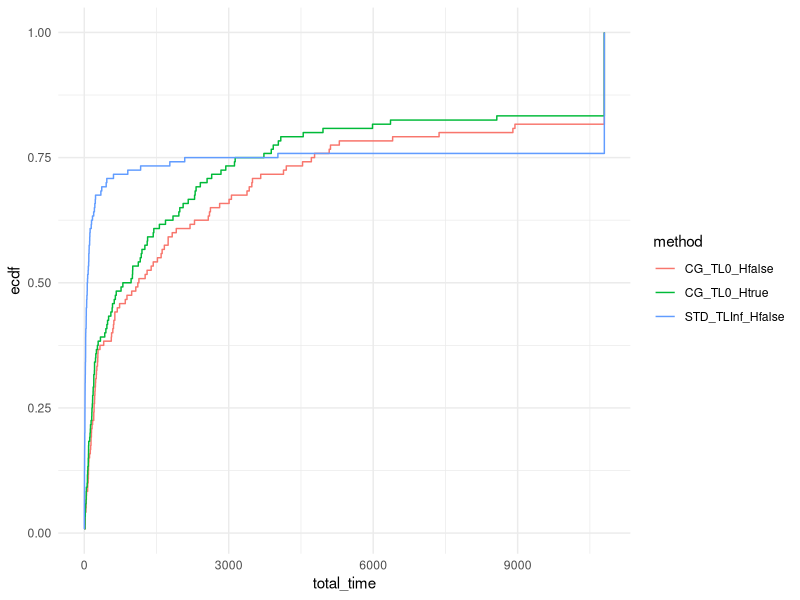
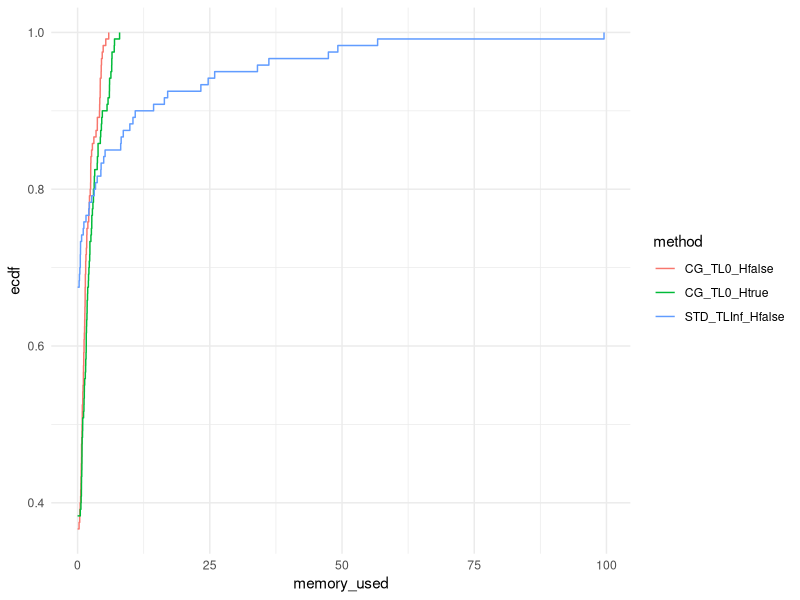
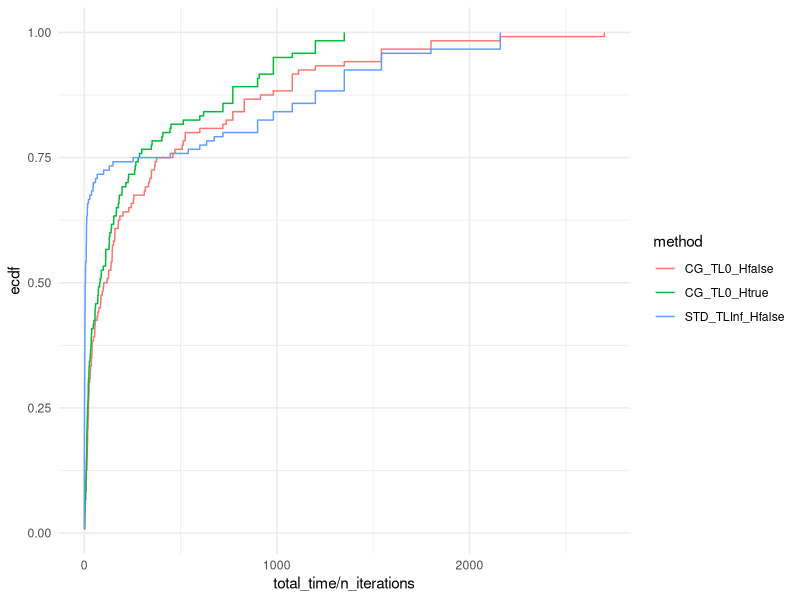
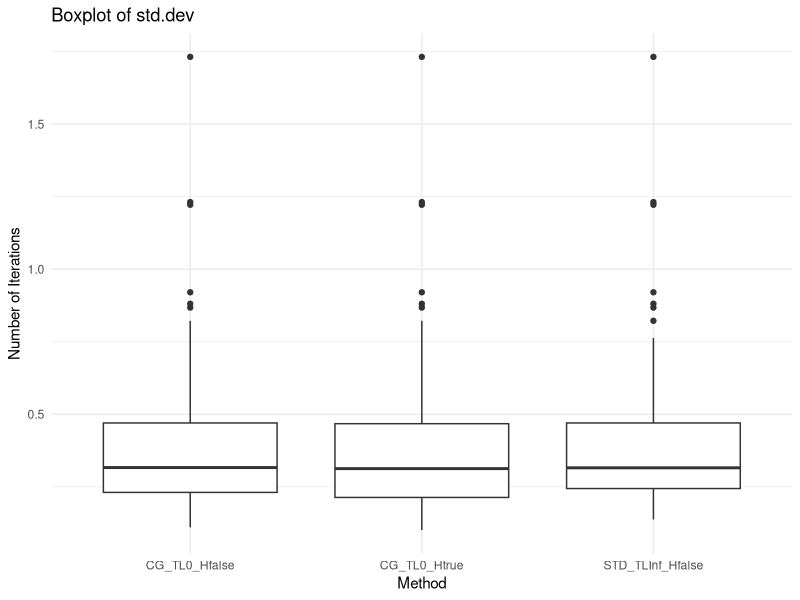

Reproduce these figures in R, in order.
## ---- chunk 1
library(rmarkdown)
library(kableExtra)
library(tidyr)
library(ggplot2)
suppressPackageStartupMessages(library(dplyr))
## ---- chunk 2
data = rbind(
  read.csv("results.csv", header = FALSE) 
)
colnames(data) = c("slurm_file", "tag", "instance", "standard_phase_time_limit_raw", "Gamma", "with_heuristic", "standard_phase_time_limit", "master_solver", "status", "reason", "has_large_scaled", "n_iterations", "total_time", "master_time", "adversarial_time", "best_bound", "best_obj", "relative_gap", "absolute_gap", "second_stage.mean", "second_stage.std_dev", "adversarial_unexpected_status", "memory_used", "memory_limit")
data = data %>% mutate(instance = basename(instance),
                n_facilities = as.numeric(sub(".*F(\\d+)_C.*", "\\1", instance)),
                n_customers = as.numeric(sub(".*C(\\d+)_.*", "\\1", instance))
                )
## ---- chunk 3
#data = data[, !(names(data) %in% c("tag", "blank"))]
## ---- chunk 4
#data = data[data$n_customers != 40,]
#data = data[data$n_facilities == 10,]
## ---- chunk 5
if (sum(data$tag == "iteration") > 0 ) {
  data[data$tag == "iteration",]$total_time = 10800 
}

if (sum(data$total_time > 10800) > 0 ) {
  data[data$total_time > 10800,]$total_time = 10800 
}
## ---- chunk 6
data$method = paste0(data$master_solver, "_TL", data$standard_phase_time_limit, "_H", data$with_heuristic)
unique(data$method)
data = data[data$method != "STD_TLInf_H1" & data$method != "CG_TL120_H0" & data$method != "CG_TL120_H1",]
## ---- chunk 7
paged_table(data)
## ---- chunk 8
# Define the relative tolerance
tolerance <- 10^-2

# Filter the data where time < 10800 and group by 'instance'
validation <- data %>%
  filter(total_time < 10800) %>%
  group_by(paste0(instance, "_", Gamma)) %>%
  summarise(min_best_obj = min(best_obj), max_best_obj = max(best_obj)) %>%
  mutate(valid = abs(max_best_obj - min_best_obj) / max(abs(min_best_obj), 1) <= tolerance)

# Check if all instances are valid
if (all(validation$valid)) {
  print("All methods find the same best_obj value within the relative tolerance for all instances.")
} else {
  print("Methods do not find the same best_obj value within the relative tolerance for some instances.")
  print(validation %>% filter(!valid))  # Show the instances that failed validation
}
## ---- chunk 9
ggplot(data, aes(x = total_time, col = method)) + stat_ecdf(pad = FALSE) +
  coord_cartesian(xlim = c(0,10800)) +
  # scale_x_log10() +
  theme_minimal()


ggplot(data, aes(x = memory_used, col = method)) +
  stat_ecdf(pad = FALSE) +
  theme_minimal()
## ---- chunk 10
ggplot(data, aes(x = total_time / n_iterations, col = method)) + stat_ecdf(pad = FALSE) +
  # scale_x_log10() +
  theme_minimal()
## ---- chunk 11
#data_with_ecdf = data %>%
#  group_by(method) %>%
#  arrange(total_time) %>%
#  mutate(ecdf_value = ecdf(total_time)(total_time)) %>%
#  ungroup()

n_points <- 1000
x_points <- seq(1, 10800, length.out = n_points)

data_with_ecdf <- data %>%
  group_by(method) %>%
  arrange(total_time) %>%
  group_modify(~ {
    # Create ECDF function for the current method
    ecdf_func <- ecdf(.x$total_time)
    # Compute ECDF values for the specified points
    tibble(total_time = x_points, ecdf_value = 100 * ecdf_func(x_points))
  }) %>%
  ungroup()

for (method in unique(data_with_ecdf$method)) {
  output = data_with_ecdf[data_with_ecdf$method == method,]
  output = output[,c("total_time", "ecdf_value")]
  output = output[output$total_time < 10800,]
  write.csv(output, file = paste0("TIME_", method, ".csv"), row.names = FALSE)
}
## ---- chunk 12
n_points <- 1000
x_points <- seq(1, 100, length.out = n_points)

data_with_ecdf <- data %>%
  group_by(method) %>%
  arrange(memory_used) %>%
  group_modify(~ {
    # Create ECDF function for the current method
    ecdf_func <- ecdf(.x$memory_used)
    # Compute ECDF values for the specified points
    tibble(memory_used = x_points, ecdf_value = 100 * ecdf_func(x_points))
  }) %>%
  ungroup()

for (method in unique(data_with_ecdf$method)) {
  output = data_with_ecdf[data_with_ecdf$method == method,]
  output = output[,c("memory_used", "ecdf_value")]
  write.csv(output, file = paste0("MEMORY_", method, ".csv"), row.names = FALSE)
}
## ---- chunk 13
summary_data_lt_10800 <- data %>%
  filter(total_time < 10800) %>%
  group_by(n_facilities, n_customers, Gamma, method) %>%
  summarize(
    avg_total_time = mean(total_time, na.rm = TRUE),
    avg_master_time = mean(master_time, na.rm = TRUE),
    avg_adversarial_time = mean(adversarial_time, na.rm = TRUE),
    avg_n_iterations = mean(n_iterations, na.rm = TRUE),
    sum_has_large_scaled = sum(has_large_scaled),
    sum_oom = sum(tag == "iteration"),
    num_lines = n(),
    .groups = "drop"
  ) %>%
  ungroup() %>%
  arrange(n_facilities, n_customers, Gamma, method)
## ---- chunk 14
summary_data_ge_10800 <- data %>%
  filter(total_time >= 10800) %>%
  group_by(n_facilities, n_customers, Gamma, method) %>%
  summarize(
    avg_n_iterations_unsolved = mean(n_iterations, na.rm = TRUE),
    num_lines_unsolved = n(),
    .groups = "drop"
  ) %>%
  ungroup() %>%
  arrange(n_facilities, n_customers, Gamma, method)
## ---- chunk 15
transposed_data_lt_10800 <- summary_data_lt_10800 %>%
  pivot_wider(names_from = method, values_from = avg_total_time:num_lines)

transposed_data_ge_10800 <- summary_data_ge_10800 %>%
  pivot_wider(names_from = method, values_from = avg_n_iterations_unsolved:num_lines_unsolved)

transposed_data_lt_10800 %>% kable()
transposed_data_ge_10800 %>%  kable()

#cbind(
#  transposed_data_lt_10800,
#  transposed_data_ge_10800
#) %>%
#  kable() %>%
#  kable_styling(full_width = FALSE, position = "center")

## ---- chunk 16
ggplot(data, aes(x = method, y = second_stage.std_dev / abs(second_stage.mean))) +
  geom_boxplot() +
  labs(title = "Boxplot of std.dev",
       x = "Method",
       y = "Number of Iterations") +
  theme_minimal()
